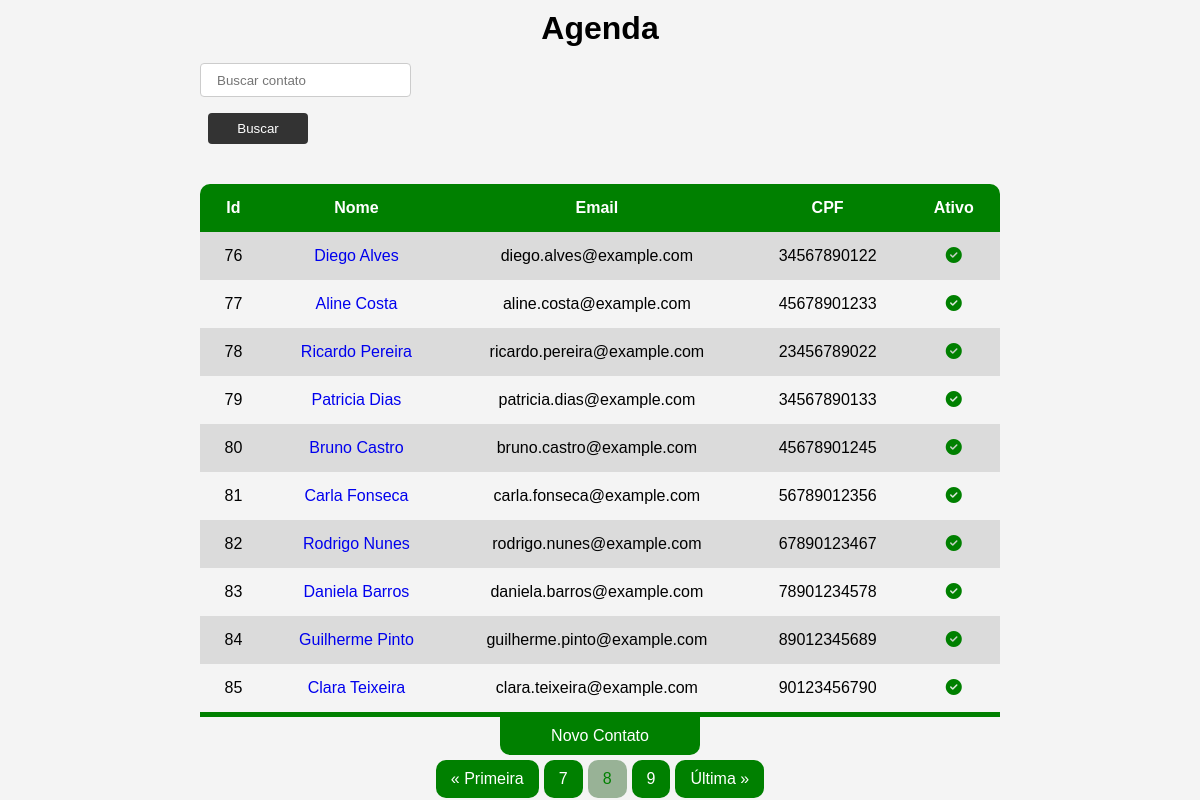
Screenshot of /?search=&page=8 with the database file from the repository.
### contatos/models.py (models this page shows, shortened)
class Contatos(models.Model):
    nome = models.CharField(max_length=255)
    cpf = models.CharField(max_length=11)
    email = models.EmailField()
    telefone = models.IntegerField()
    altura = models.DecimalField(max_digits=3, decimal_places=2)
    descricao = models.TextField()
    data_nascimento = models.DateField()
    ativo = models.BooleanField()
    foto_url = models.URLField(default='https://via.placeholder.com/150')
    class Meta:
        verbose_name_plural = 'Contatos'

### contatos/views.py (the view)
# urls.py: path('', views.index, name='home'),
def index(request):
    contatos_list = Contatos.objects.filter(ativo=True).order_by('id')
    paginator = Paginator(contatos_list, 10)
    page_number = request.GET.get('page')
    contatos = paginator.get_page(page_number)
    return render(request, 'pages/index.html', {'contatos':contatos})

### contatos/templates/pages/index.html (shortened to what this page needs)
{% load static %}
<!DOCTYPE html>
<html lang="pt-br">
  <head>
    <link
      rel="stylesheet"
      href="https://cdnjs.cloudflare.com/ajax/libs/font-awesome/6.3.0/css/all.min.css"
    />
    <link rel="stylesheet" href="{% static 'style.css'%}" />
  </head>
  <body>
    <h1>Agenda</h1>
    <form action="{% url 'busca' %}">
      <input
        id="search-bar"
        type="text"
        name="search"
        placeholder="Buscar contato"
      />
      <button id="btn-search" type="submit">Buscar</button>
    </form>
    <table>
      <thead>
        <tr>
          <th>Id</th>
          <th>Nome</th>
          <th>Email</th>
          <th>CPF</th>
          <th>Ativo</th>
        </tr>
      </thead>
      <tbody>
        {% for contato in contatos %}
        <tr>
          <td>{{contato.id}}</td>
          <td><a href="{% url 'contato' contato.id %}">{{contato.nome}}</a></td>
          <td>{{contato.email}}</td>
          <td>{{contato.cpf}}</td>
          {% if contato.ativo == True %}
          <td><i id="checked" class="fa-solid fa-circle-check"></i></td>
          {% else %}
          <td><i id="unchecked" class="fa-solid fa-circle-xmark"></i></td>
          {% endif %}
        </tr>
        {% endfor %}
      </tbody>
    </table>
    <a id="adicionar" href="{% url 'create' %}">Novo Contato</a>
    <div class="pagination">
      {% if contatos.has_previous %}
      <a href="?search={{q}}&page=1">&laquo; Primeira</a>
      <a href="?search={{q}}&page={{ contatos.previous_page_number }}"
        >{{ contatos.previous_page_number }}</a
      >
      {% endif %}
      <span class="current-page">{{ contatos.number }}</span>
      {% if contatos.has_next %}
      <a href="?search={{q}}&page={{ contatos.next_page_number }}"
        >{{ contatos.next_page_number }}</a
      >
      <a href="?search={{q}}&page={{ contatos.paginator.num_pages }}"
        >Última &raquo;</a
      >
      {% endif %}
    </div>
  </body>
</html>

### templates/static/style.css (style rules this page uses)
* { margin: 0; padding: 0; box-sizing: border-box; font-family: Verdana, Geneva, Tahoma, sans-serif; text-decoration: none; }
body { background-color: #f4f4f4; }
h1 { text-align: center; margin: 10px 0; }
table { width: 800px; margin: 40px auto 0px auto; border-collapse: collapse; text-align: center; border-radius: 10px 10px 0 0; overflow: hidden; position: relative; }
thead > tr { background-color: green; color: white; }
tr > th, tr > td { padding: 15px 20px; }
tbody > tr:nth-last-of-type(even) { background-color: rgba(0, 0, 0, 0.100); }
tbody > tr:last-of-type { border-bottom: 5px solid green; }
#checked { color: green; background-color: rgba(0, 128, 0, 0.100); border-radius: 50%; }
#adicionar { width: 200px; margin: 0 auto; display: flex; justify-content: center; align-items: center; gap: 10px; border-radius: 0 0 10px 10px; background-color: green; color: white; padding: 10px 0; text-decoration: none; }
.pagination { display: flex; width: 800px; margin: 5px auto; gap: 5px; justify-content: center; }
.pagination > a, .pagination > span { background-color: green; padding: 10px 15px; color: white; border-radius: 10px; }
.pagination > .current-page { background-color: rgba(6, 73, 0, 0.39); color: green; }
form { width: 800px; margin: 0 auto; justify-content: center; }
form > input { height: 2rem; padding: 0 2px; }
button { width: 100px; height: 2rem; }
#search-bar { display: flex; justify-content: center; align-items: center; margin: 1rem 0; padding: 1rem; }
#btn-search { background-color: #333; color: white; border: none; border-radius: 4px; padding: 0.5rem; cursor: pointer; height: fit-content; margin-left: 0.5rem; }
input, textarea { border: 1px solid #ccc; border-radius: 4px; padding: 0.5rem; }

### rows the page displays
Contatos: id "76", nome "Diego Alves", email "diego.alves@example.com", cpf "34567890122", ativo True (drawn)
Contatos: id "77", nome "Aline Costa", email "aline.costa@example.com", cpf "45678901233", ativo True (drawn)
Contatos: id "78", nome "Ricardo Pereira", email "ricardo.pereira@example.com", cpf "23456789022", ativo True (drawn)
Contatos: id "79", nome "Patricia Dias", email "patricia.dias@example.com", cpf "34567890133", ativo True (drawn)
Contatos: id "80", nome "Bruno Castro", email "bruno.castro@example.com", cpf "45678901245", ativo True (drawn)
Contatos: id "81", nome "Carla Fonseca", email "carla.fonseca@example.com", cpf "56789012356", ativo True (drawn)
Contatos: id "82", nome "Rodrigo Nunes", email "rodrigo.nunes@example.com", cpf "67890123467", ativo True (drawn)
Contatos: id "83", nome "Daniela Barros", email "daniela.barros@example.com", cpf "78901234578", ativo True (drawn)
Contatos: id "84", nome "Guilherme Pinto", email "guilherme.pinto@example.com", cpf "89012345689", ativo True (drawn)
Contatos: id "85", nome "Clara Teixeira", email "clara.teixeira@example.com", cpf "90123456790", ativo True (drawn)

### other values shown
{{ contatos.previous_page_number }} "7"
{{ contatos.number }} "8"
{{ contatos.next_page_number }} "9"
